Frame 1 (no input): blank canvas, image omitted
Frame 60 (no input): blank canvas, image omitted
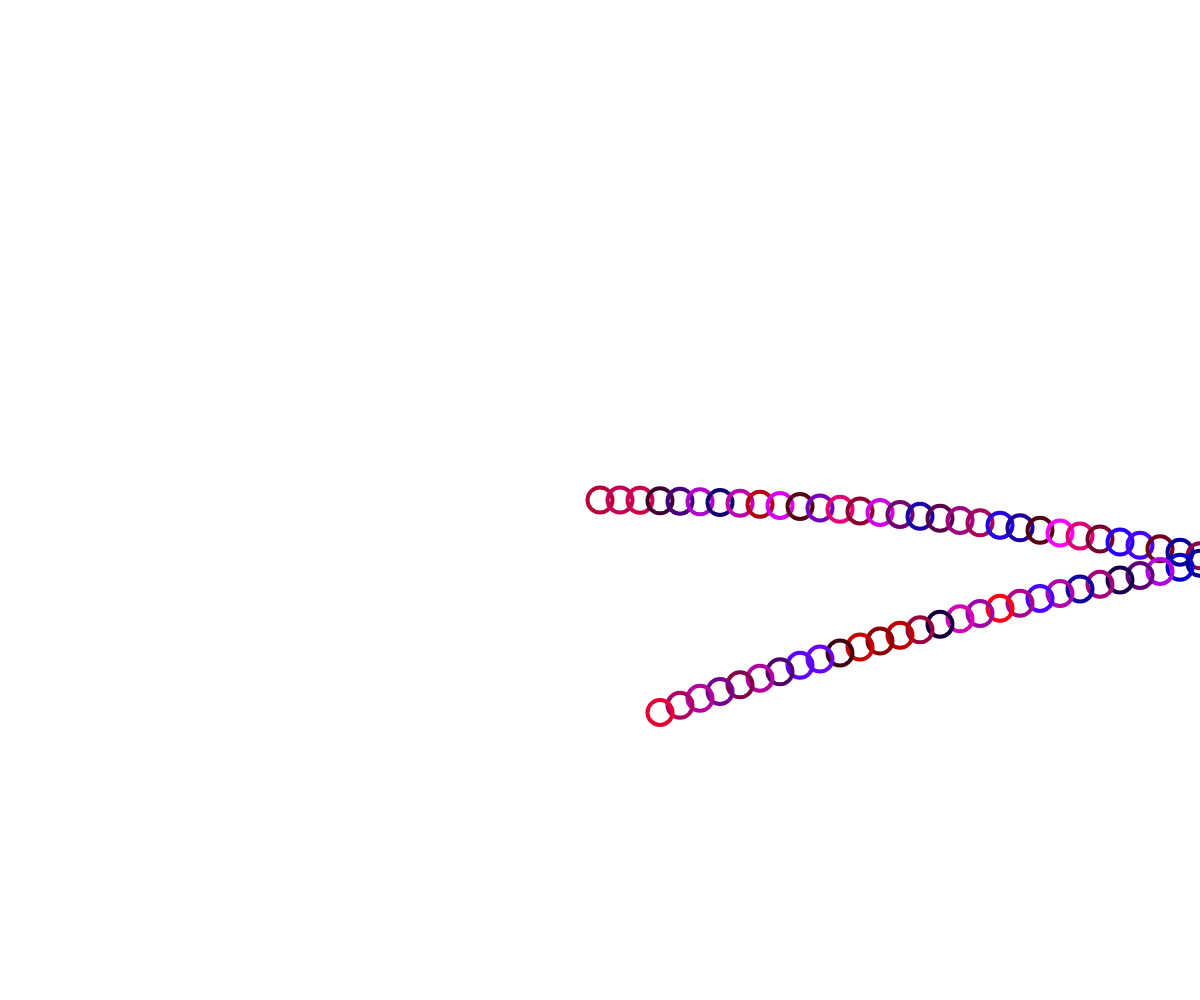
Frame 120 (the mouse pressed at the canvas centre since frame 60)

The p5.js sketch whose frames 1 and 60 were blank and that drew this single picture after the mouse press (run headless with seeded random() and noise() and a simulated clock; from frame 60 on, the mouse is pressed at the canvas centre):

// p5.js sketch
// ── sketch.js
var bubbles = [];

var Bubble = function(x, y) {

  this.x = x;
  this.y = y;
  this.speedX = 20;
  this.speedY = 0;
  this.acceleration = 0.12;

  this.display = function() {
    stroke(random(255), 0, random(255));
    strokeWeight(4);
    noFill();
    ellipse(this.x, this.y, 25, 25);
  }

  this.move = function() {

    this.speedY += this.acceleration;

    this.x += this.speedX;
    this.y += this.speedY;
  }

  this.bounce = function() {
    if(this.x > width || this.x < 0) {
      this.speedX *= -1;
    }
  }

};

function setup() {
  createCanvas(window.innerWidth, window.innerHeight);
}

function draw() {
  background(255,0);

  for(var i = 0; i < bubbles.length; i ++) {
    bubbles[i].display();
    bubbles[i].bounce();
    bubbles[i].move();

    if(bubbles[i].y > height) {
      bubbles.splice(i, 1);
    }
  }

}

function mousePressed() {
  bubbles.push(new Bubble(mouseX, mouseY));
}
